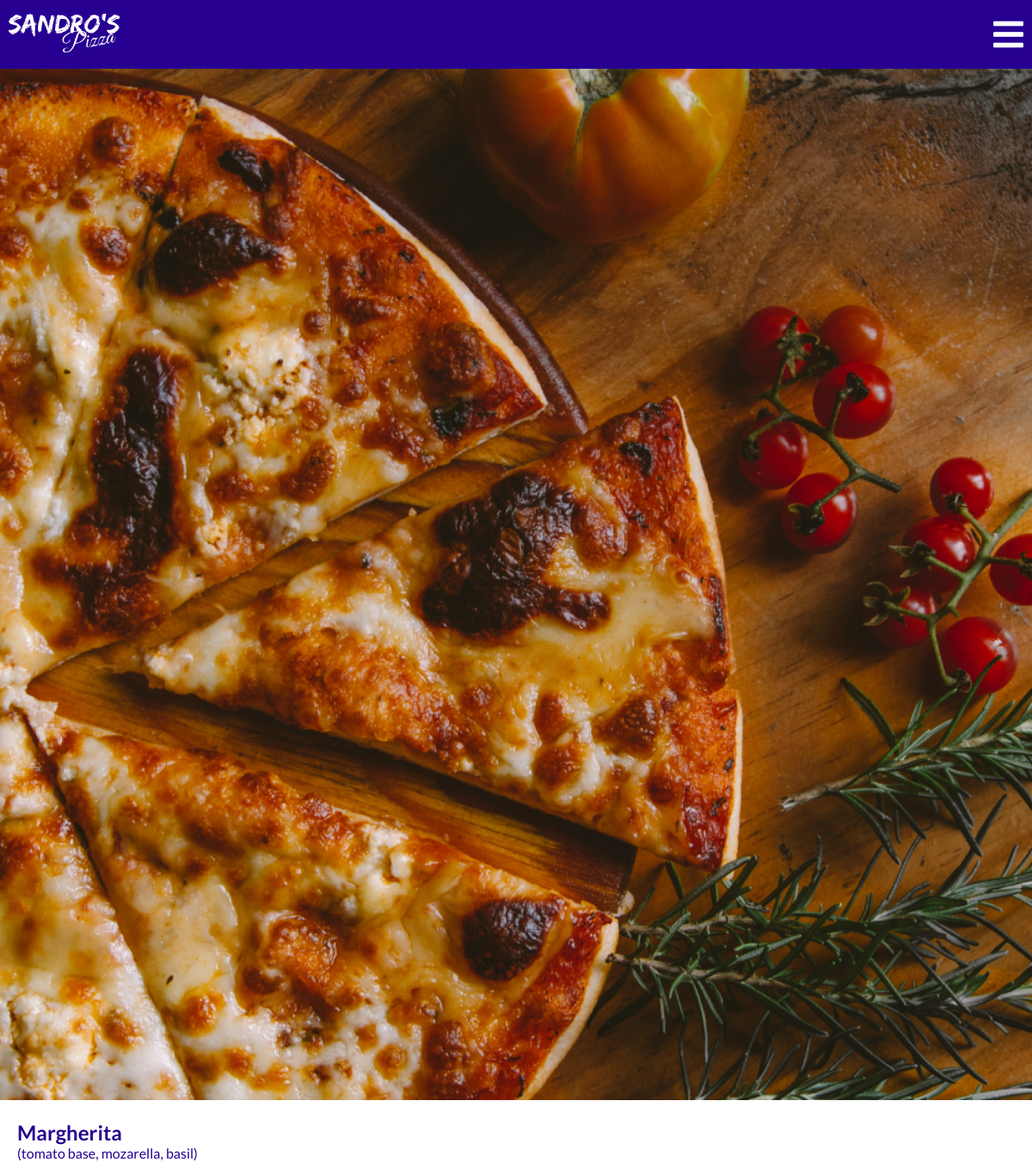
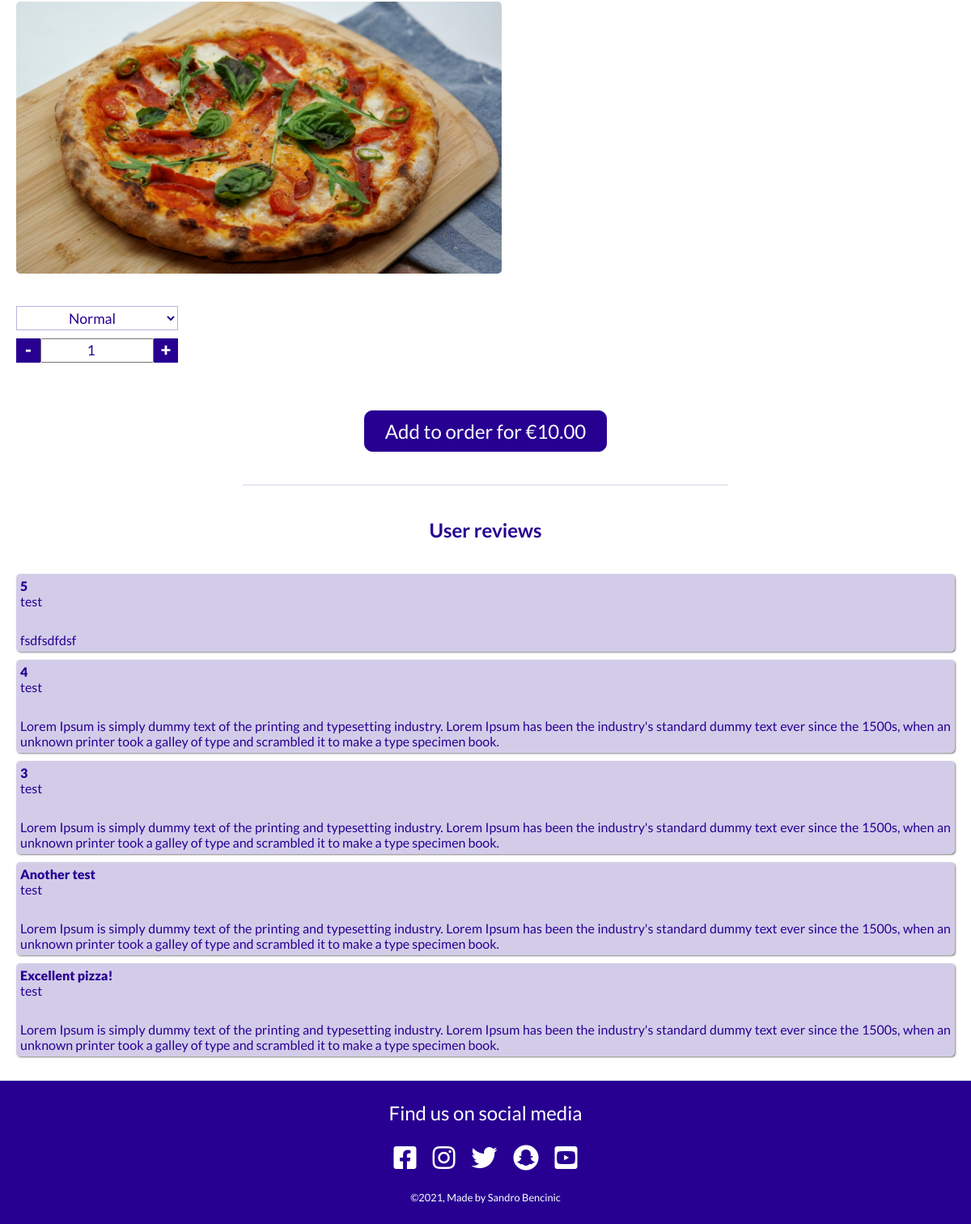
The app's page /product/item/1 with its own data (2 pictures, top to bottom).
### product/models.py (models this page shows, shortened)
class Item(models.Model):
    name = models.CharField(max_length=50)
    ingredients = models.CharField(max_length=100)
    price = models.DecimalField(max_digits=10, decimal_places=2)
    image = models.ImageField(null=True, blank=True)

class Review(models.Model):
    user_profile = models.ForeignKey(User, on_delete=models.CASCADE)
    item = models.ForeignKey(Item, on_delete=models.CASCADE)
    title = models.CharField(max_length=50)
    content = models.TextField()

### product/views.py (the view)
# urls.py: path('item/<item_id>', item, name='item'),
def item(request, item_id):
    pizza_item = Item.objects.get(id=item_id)
    context = {
        'item': pizza_item,
        'reviews': Review.objects.filter(item=pizza_item)[::-1],
        'show_bag': True
    }
    return render(request, 'product/item.html', context)

### order/contexts.py (called while the page is built, shortened)
def contexts(request):
    bag_items = []
    grand_total = 0
    if request.user.is_authenticated:
        delivery_fee = 0
    else:
        delivery_fee = 2
    grand_total += delivery_fee
    order_time = None
    bag = request.session.get('bag', {})
    context = {
        'bag_items': bag_items,
        'grand_total': grand_total,
        'order_time': order_time,
        'delivery_fee': delivery_fee,
    }
    return context

### product/templates/product/item.html (shortened to what this page needs)
{% extends 'base.html' %}
{% load static %}
{% block content %}
  <img class="bg-main" src="{% static 'images/bg-main-mobile.webp' %}" alt="pizza on wooden table - top perspective">
  <div class="item">
    <div class="item-container">
      <h2 class="item__title">{{ item.name }}</h2>
      <p class="item__description">{{ item.ingredients }}</p>
      <div class="item__img" style="background-image: url({{item.image.url}});"></div>
      <form action="{% url 'add_item' item.id %}" method="post" class="item__form">
        <select id="item-size" name="size">
          <option value="normal" selected>Normal</option>
        </select>
        <div class="item__quantity">
          <div class="item__minus">-</div>
          <input type="number" name="quantity" id="item-quantity" min="1" value="1">
          <div class="item__plus">+</div>
        </div>
        <button class="btn btn--item" type="submit">
          Add to order for €<span id="item-price">{{ item.price }}</span>
        </button>
      </form>
    </div>
    <hr class="hr-index">
    <div class="comment">
      <h2 class="comment__title">User reviews</h2>
      {% if reviews %}
        {% for review in reviews %}
          <div class="comment-single">
            <div class="comment-single__title">
              <p>{{ review.title }}</p>
              <p>{{ review.user_profile }}</p>
            </div>
            <div class="comment-single__text">
              {{ review.content }}
            </div>
          </div>
        {% endfor %}
      {% else %}
        <p style="text-align: center; width: 100%;">No reviews yet.</p>
      {% endif %}
    </div>
  </div>
{% endblock content %}

### static/css/style.css (style rules this page uses)
* { position: relative; box-sizing: border-box; margin: 0; padding: 0; }
*, a { font-family: 'Lato', sans-serif; color: black; }
body { min-height: 100vh; display: flex; flex-direction: column; justify-content: space-between; }
.btn { display: block; color: white !important; border: 1px solid rgb(39, 0, 146); border-radius: 10px; background-color: rgb(39, 0, 146); padding: 10px; width: 200px; font-size: 1.5rem; text-align: center; }
.bg-main { width: 100%; }
.hr-index { border: 1px solid rgb(39, 0, 146, 0.1); width: 50vw; margin: 0 auto; }
.item { padding: 20px; }
.item * { color: rgb(39, 0, 146);; }
.item__img { width: 50vw; height: 28vw; margin-top: 10px; border-radius: 5px; background-size: cover; }
.item__quantity { display: flex; }
#item-size { outline: none; border: 1px solid rgb(39, 0, 146, 0.3); height: 30px; width: 200px; font-size: 1.1rem; text-align: center; background-color: white; }
#item-quantity { font-size: 1.1rem; text-align: center; width: 140px; }
.item__minus, .item__plus { height: 30px; width: 30px; background-color: rgb(39, 0, 146); color: white; font-weight: 900; font-size: 1.4rem; text-align: center; }
.item__form { margin-top: 40px; margin-bottom: 40px; height: 180px; display: flex; flex-direction: column; justify-content: space-between; }
.btn--item { margin: 0 auto;; margin-top: 50px; width: 300px; }
#item-price { color: white; }
.comment { margin: 40px auto 0 auto; }
.comment__title { text-align: center; }
.comment-single { background-color: rgb(39, 0, 146, 0.2); box-shadow: 1px 1px 3px -1px black; padding: 5px; border-radius: 5px; margin-bottom: 10px; }
.comment-single__title { margin-bottom: 10px; }
.comment-single__title p:first-of-type { font-weight: 900; }
.comment-single__text { text-align: justify; white-space: pre-line; }
.comment__title { text-align: center; color: rgb(39, 0, 146); margin-bottom: 40px; }

### records on screen
Item: name "Margherita", ingredients "(tomato base, mozarella, basil)", image (picture), price "10.00"
Review: title "5", user_profile "test", content "fsdfsdfdsf"
Review: title "4", user_profile "test", content "Lorem Ipsum is simply dummy text of the printing and typesetting industry. Lorem Ipsum has been the industry's standard dummy text ever since the 1500s, when an unknown printer took a galley of type and scrambled it to make a type specimen book."
Review: title "3", user_profile "test", content "Lorem Ipsum is simply dummy text of the printing and typesetting industry. Lorem Ipsum has been the industry's standard dummy text ever since the 1500s, when an unknown printer took a galley of type and scrambled it to make a type specimen book."
Review: title "Another test", user_profile "test", content "Lorem Ipsum is simply dummy text of the printing and typesetting industry. Lorem Ipsum has been the industry's standard dummy text ever since the 1500s, when an unknown printer took a galley of type and scrambled it to make a type specimen book."
Review: title "Excellent pizza!", user_profile "test", content "Lorem Ipsum is simply dummy text of the printing and typesetting industry. Lorem Ipsum has been the industry's standard dummy text ever since the 1500s, when an unknown printer took a galley of type and scrambled it to make a type specimen book."
